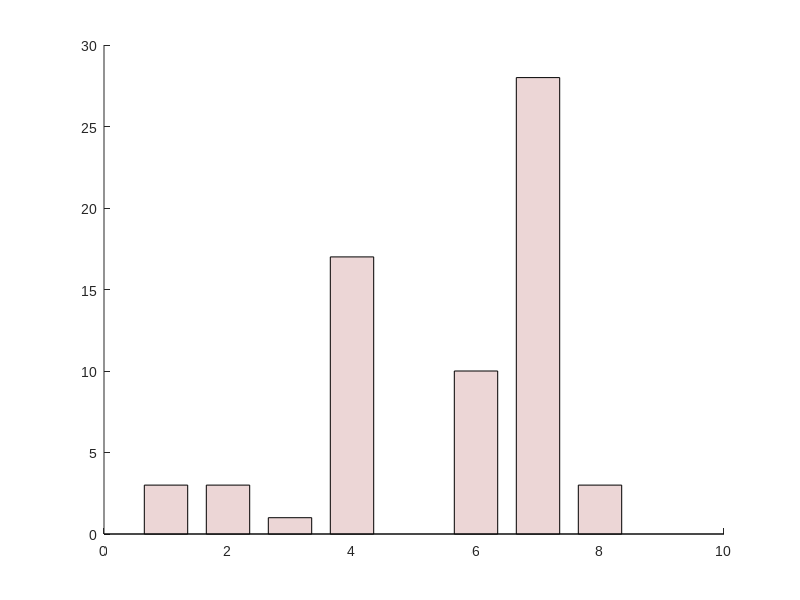

Recreate this plot in MATLAB. (Note: this script raises an error after producing the figure.)

load('mle_mat_all_extended.mat')

n_model = size(mle_mat_all,2);

mle_mat_all(4,:) = nan(1,n_model);
mle_mat_all(32,:) = nan(1,n_model);
mle_mat_all(36,:) = nan(1,n_model);

AIC_all = 2*mle_mat_all + 2*[3, 5, 5, 7,    9, 9, 9, 9]; %mle is NLL

[highest_acc_pp,best_model_ind_pp] = min(AIC_all,[],2);
[val]=hist(best_model_ind_pp,1:1:n_model);

% Legend
legend_all{1} = 'thompson';
legend_all{2} = 'thompson + \epsilon'; 
legend_all{3} = 'thompson + \eta';
legend_all{4} = 'thompson + \eta + \epsilon'; 
legend_all{5} = 'thompson + \eta + \eta_B + \epsilon';
legend_all{6} = 'thompson + \eta + \eta_T + \epsilon';
legend_all{7} = 'thompson + \eta + \epsilon + \epsilon_B' ;
legend_all{8} = 'thompson + \eta + \epsilon + \epsilon_T';

% Figure
figure('Color','w');
set(gcf,'Unit','centimeters','OuterPosition',[0 0 10 10]);
set(gca,'FontName','Arial','FontSize',10)
hold on

col_(1,:) = [0.925490200519562 0.839215695858002 0.839215695858002];

x = 1:n_model+2;
x =[x(1:4), x(6:9)];

b = bar(x,val,'FaceColor',col_(1,:),'BarWidth',.7);  hold on;

txt_val = val';
ind_notnul = find(val~=0);

text(x(ind_notnul),val(ind_notnul),num2str(txt_val(ind_notnul)),'vert','bottom','horiz','center'); 
box off

ylabel('Number of subjects','FontName','Arial','Fontweight','bold','FontSize',11);
set(gca,'YTick',0:10:100)
ylim([0  39])

xticks(x);
xticklabels([legend_all(1:4), legend_all(5:8)]);
xlim([0,n_model+3])

xtickangle(45)

% % Export
% addpath('../../export_fig')
% export_fig(['./fig/Fig_model_comparison_AIC_per_pp_extended.png'],'-nocrop','-r200')